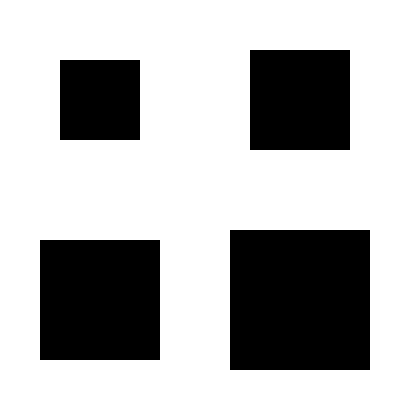
Frame 1 (no input)
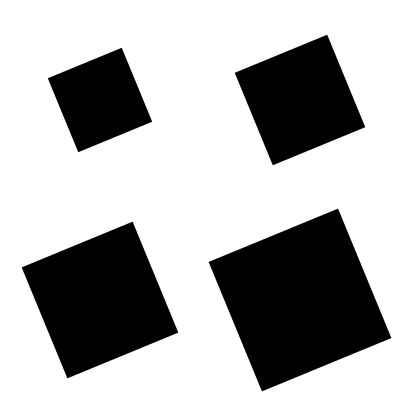
Frame 60 (the mouse pressed at the canvas centre just before this capture)
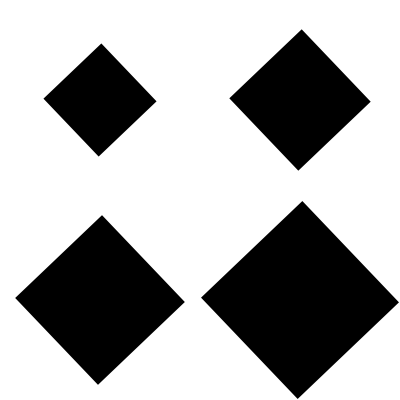
Frame 120 (the mouse held since frame 60 and released just before this capture)

The Processing sketch that drew these frames (run headless with seeded random() and noise(); from frame 60 on, the mouse is pressed at the canvas centre):

// Processing sketch: multiplos_quadrados_girando_RESET_MATRIX_com_FUNCOES
// ── multiplos_quadrados_girando_RESET_MATRIX_com_FUNCOES.pde
float r = 0;

void setup(){
 size(400,400);
 noStroke();
 fill(0);
 rectMode(CENTER);
 frameRate(120);
}

void draw_rotating_rectangle(float x, float y, float diam){
  translate(x, y);
  rotate(r);
  rect(0, 0, diam, diam);
  resetMatrix();
}
void draw(){
  background(255);
  
  draw_rotating_rectangle(100, 100, 80);
  draw_rotating_rectangle(300, 100, 100);
  draw_rotating_rectangle(100, 300, 120);
  draw_rotating_rectangle(300, 300, 140);
  r += 0.02;
}
